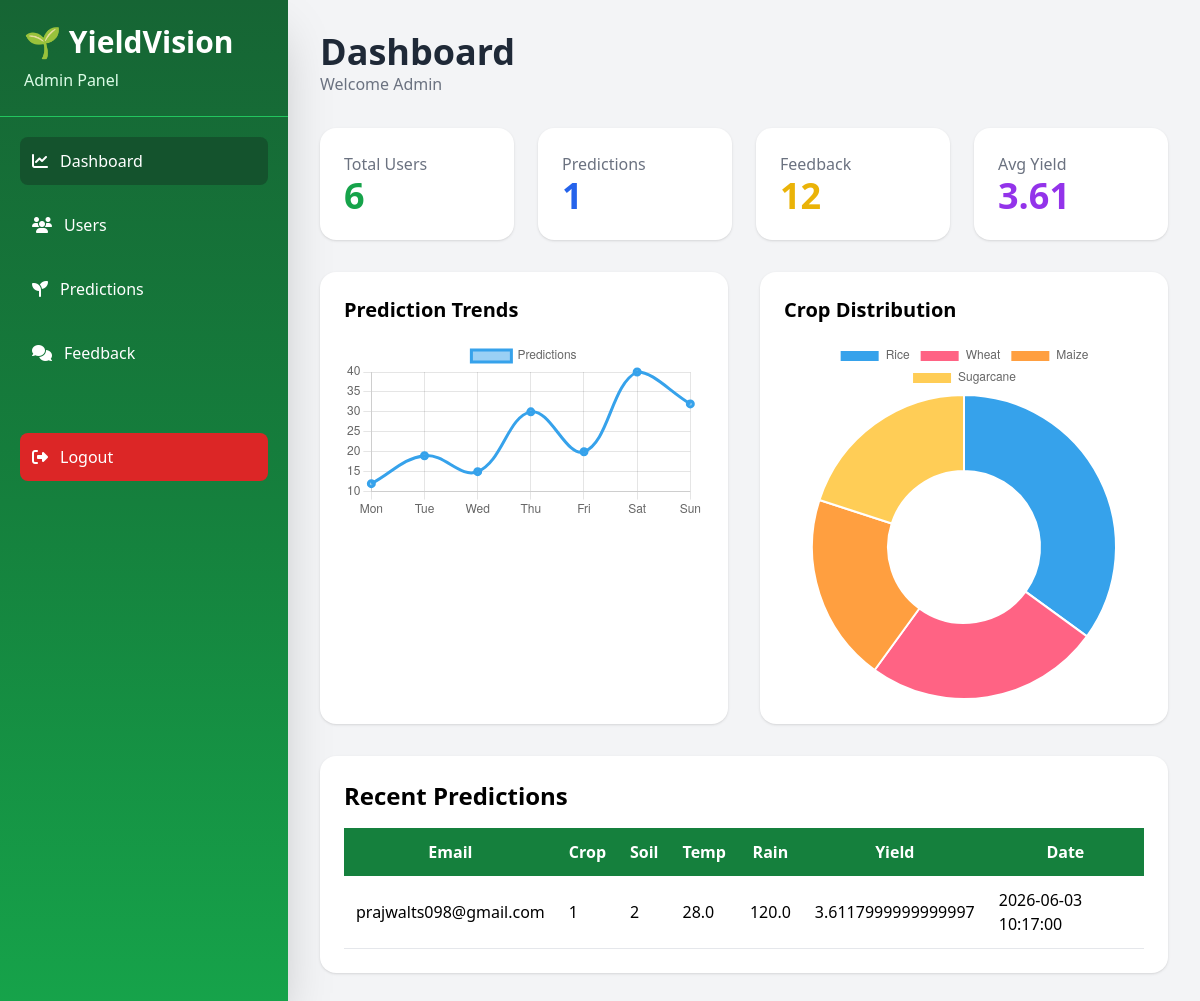
Screenshot of /admin/dashboard (signed in) with the database file from the repository.
### tables this page shows
CREATE TABLE predictions
                (

                    id
                    INTEGER
                    PRIMARY
                    KEY
                    AUTOINCREMENT,

                    user_email
                    TEXT,

                    crop
                    INTEGER,

                    soil
                    INTEGER,

                    temperature
                    REAL,

                    rainfall
                    REAL,

                    fertilizer
                    INTEGER,

                    predicted_yield
                    REAL,

                    created_at
                    TIMESTAMP
                    DEFAULT
                    CURRENT_TIMESTAMP
                );

### app.py (the view)
@app.route("/admin/dashboard")
def admin_dashboard():
    if "admin" not in session:
        return redirect(url_for("admin_login"))
    conn = get_db()
    cur = conn.cursor()
    cur.execute("SELECT COUNT(*) FROM users")
    total_users = cur.fetchone()[0]
    cur.execute("SELECT COUNT(*) FROM predictions")
    total_predictions = cur.fetchone()[0]
    cur.execute("SELECT COUNT(*) FROM feedback")
    total_feedback = cur.fetchone()[0]
    cur.execute(
        "SELECT AVG(predicted_yield) FROM predictions"
    )
    avg_yield = cur.fetchone()[0] or 0
    cur.execute("""
                SELECT *
                FROM predictions
                ORDER BY id DESC LIMIT 10
                """)
    recent_predictions = cur.fetchall()
    conn.close()
    return render_template(
        "admin_dashboard.html",
        total_users=total_users,
        total_predictions=total_predictions,
        total_feedback=total_feedback,
        avg_yield=round(avg_yield, 2),
        recent_predictions=recent_predictions
    )

### app.py (called while the page is built)
def get_db():
    conn = sqlite3.connect(DB_PATH, check_same_thread=False)
    conn.row_factory = sqlite3.Row
    return conn

### templates/admin_dashboard.html (shortened to what this page needs)
<!DOCTYPE html>
<html lang="en">
<head>
<script src="https://cdn.tailwindcss.com"></script>
<link rel="stylesheet"
href="https://cdnjs.cloudflare.com/ajax/libs/font-awesome/6.5.1/css/all.min.css">
</head>
<body class="bg-gray-100">
<div class="flex min-h-screen">
    <aside class="w-72 bg-gradient-to-b from-green-800 via-green-700 to-green-600 text-white shadow-2xl">
        <div class="p-6 border-b border-green-500">
            <h1 class="text-3xl font-bold">
                🌱 YieldVision
            </h1>
            <p class="text-green-100 mt-2">
                Admin Panel
            </p>
        </div>
        <nav class="p-5">
            <ul class="space-y-4">
                <li>
                    <a href="/admin/dashboard"
                    class="flex items-center gap-3 p-3 rounded-lg bg-green-900 hover:bg-green-950">
                        <i class="fa-solid fa-chart-line"></i>
                        Dashboard
                    </a>
                </li>
                <li>
                    <a href="/admin/users"
                    class="flex items-center gap-3 p-3 rounded-lg hover:bg-green-900">
                        <i class="fa-solid fa-users"></i>
                        Users
                    </a>
                </li>
                <li>
                    <a href="/admin/predictions"
                    class="flex items-center gap-3 p-3 rounded-lg hover:bg-green-900">
                        <i class="fa-solid fa-seedling"></i>
                        Predictions
                    </a>
                </li>
                <li>
                    <a href="/admin/feedback"
                    class="flex items-center gap-3 p-3 rounded-lg hover:bg-green-900">
                        <i class="fa-solid fa-comments"></i>
                        Feedback
                    </a>
                </li>
                <li class="pt-10">
                    <a href="/admin/logout"
                    class="flex items-center gap-3 p-3 rounded-lg bg-red-600 hover:bg-red-700">
                        <i class="fa-solid fa-right-from-bracket"></i>
                        Logout
                    </a>
                </li>
            </ul>
        </nav>
    </aside>
    <main class="flex-1 p-8">
        <div class="flex justify-between items-center mb-8">
            <div>
                <h2 class="text-4xl font-bold text-gray-800">
                    Dashboard
                </h2>
                <p class="text-gray-500">
                    Welcome Admin
                </p>
            </div>
        </div>
        <div class="grid grid-cols-1 md:grid-cols-2 lg:grid-cols-4 gap-6 mb-8">
            <div class="bg-white p-6 rounded-2xl shadow">
                <h4 class="text-gray-500">
                    Total Users
                </h4>
                <h2 class="text-4xl font-bold text-green-600">
                    {{ total_users }}
                </h2>
            </div>
            <div class="bg-white p-6 rounded-2xl shadow">
                <h4 class="text-gray-500">
                    Predictions
                </h4>
                <h2 class="text-4xl font-bold text-blue-600">
                    {{ total_predictions }}
                </h2>
            </div>
            <div class="bg-white p-6 rounded-2xl shadow">
                <h4 class="text-gray-500">
                    Feedback
                </h4>
                <h2 class="text-4xl font-bold text-yellow-500">
                    {{ total_feedback }}
                </h2>
            </div>
            <div class="bg-white p-6 rounded-2xl shadow">
                <h4 class="text-gray-500">
                    Avg Yield
                </h4>
                <h2 class="text-4xl font-bold text-purple-600">
                    {{ avg_yield }}
                </h2>
            </div>
        </div>
        <div class="grid lg:grid-cols-2 gap-8 mb-8">
            <div class="bg-white p-6 rounded-2xl shadow">
                <h3 class="text-xl font-bold mb-4">
                    Prediction Trends
                </h3>
                <canvas id="predictionChart"></canvas>
            </div>
            <div class="bg-white p-6 rounded-2xl shadow">
                <h3 class="text-xl font-bold mb-4">
                    Crop Distribution
                </h3>
                <canvas id="cropChart"></canvas>
            </div>
        </div>
        <div class="bg-white rounded-2xl shadow p-6">
            <div class="flex justify-between items-center mb-4">
                <h3 class="text-2xl font-bold">
                    Recent Predictions
                </h3>
            </div>
            <div class="overflow-x-auto">
                <table class="w-full">
                    <thead>
                    <tr class="bg-green-700 text-white">
                        <th class="p-3">Email</th>
                        <th class="p-3">Crop</th>
                        <th class="p-3">Soil</th>
                        <th class="p-3">Temp</th>
                        <th class="p-3">Rain</th>
                        <th class="p-3">Yield</th>
                        <th class="p-3">Date</th>
                    </tr>
                    </thead>
                    <tbody>
                    {% for row in recent_predictions %}
                    <tr class="border-b hover:bg-gray-50">
                        <td class="p-3">{{ row.user_email }}</td>
                        <td class="p-3">{{ row.crop }}</td>
                        <td class="p-3">{{ row.soil }}</td>
                        <td class="p-3">{{ row.temperature }}</td>
                        <td class="p-3">{{ row.rainfall }}</td>
                        <td class="p-3">{{ row.predicted_yield }}</td>
                        <td class="p-3">{{ row.created_at }}</td>
                    </tr>
                    {% endfor %}
                    </tbody>
                </table>
            </div>
        </div>
    </main>
</div>
<script>
const predictionChart = document
.getElementById('predictionChart');
new Chart(predictionChart,{
type:'line',
data:{
labels:[
'Mon',
'Tue',
'Wed',
'Thu',
'Fri',
'Sat',
'Sun'
],
datasets:[{
label:'Predictions',
data:[12,19,15,30,20,40,32],
borderWidth:3,
tension:.4
}]
}
});
const cropChart = document
.getElementById('cropChart');
new Chart(cropChart,{
type:'doughnut',
data:{
labels:[
'Rice',
'Wheat',
'Maize',
'Sugarcane'
],
datasets:[{
data:[35,25,20,20]
}]
}
});
</script>
</body>
</html>

### rows the page displays
predictions: user_email "prajwalts098@gmail.com", crop "1", soil "2", temperature "28.0", rainfall "120.0", predicted_yield "3.6117999999999997", created_at "2026-06-03 10:17:00"

### other values shown
{{ total_users }} "6"
{{ total_predictions }} "1"
{{ total_feedback }} "12"
{{ avg_yield }} "3.61"
